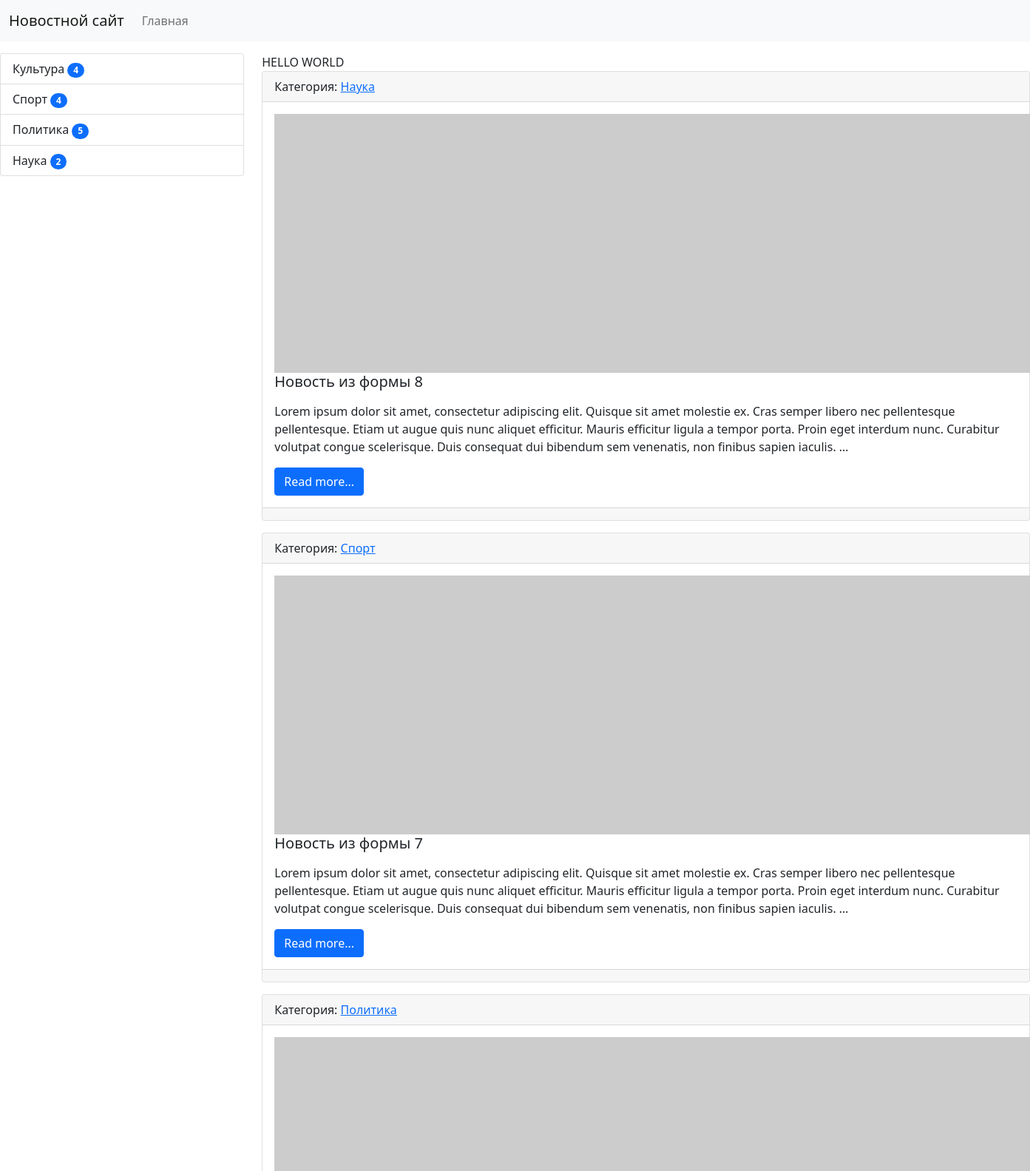
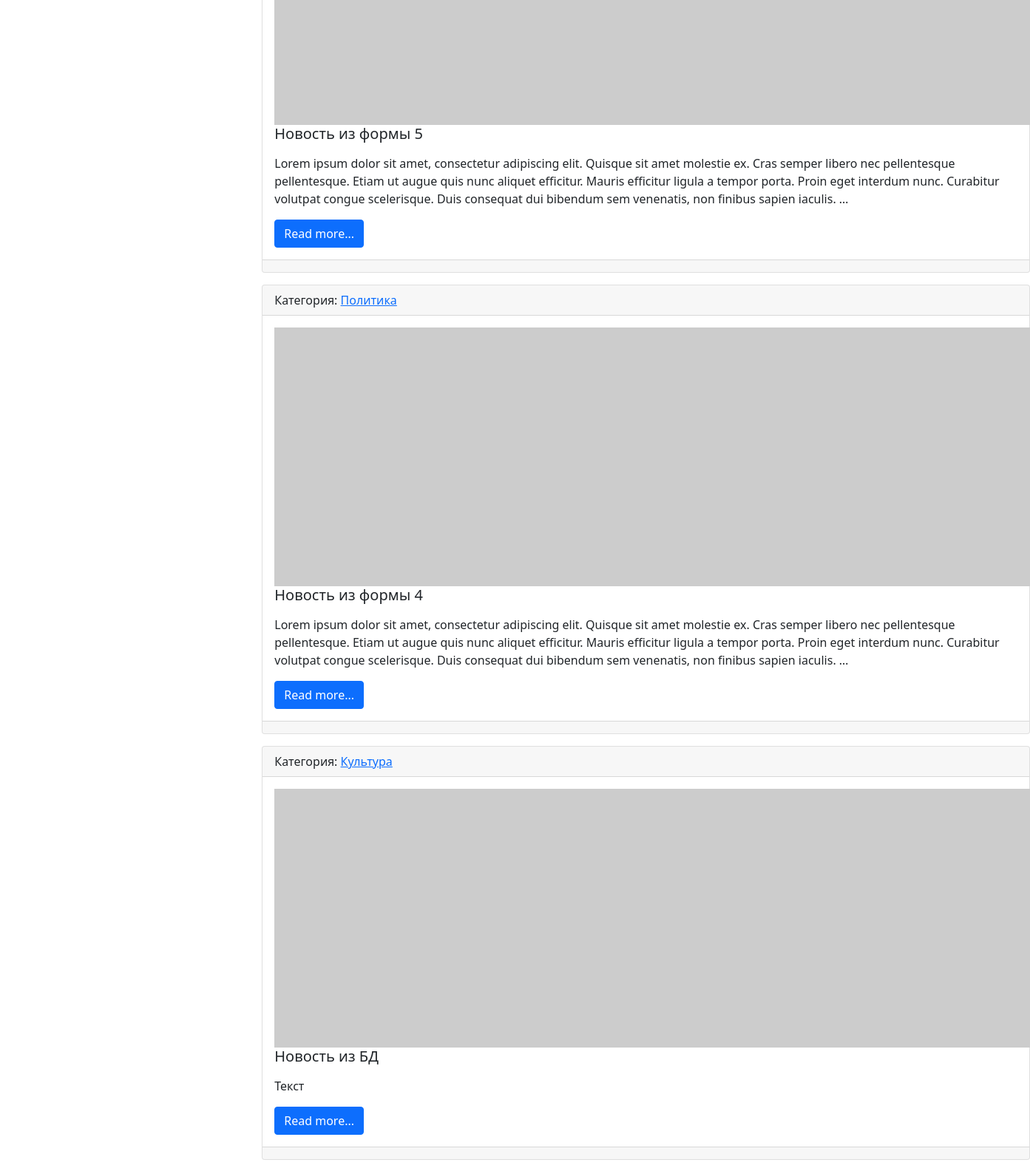
The page / (upper part) on the database its author committed (2 pictures, top to bottom).
### news/models.py (models this page shows, shortened)
class Category(models.Model):
    title = models.CharField(max_length=150, db_index=True, verbose_name='Наименование категории')
    def get_absolute_url(self):
        return reverse('category', kwargs={"category_id": self.pk})
    def __str__(self):
        return self.title
    class Meta:
        verbose_name = 'Категория'
        verbose_name_plural = 'Категории'
        ordering = ['title']

class News(models.Model):
    title = models.CharField(max_length=150, verbose_name='Наименование')
    content = models.TextField(blank=True, verbose_name='Контент')
    created_at = models.DateTimeField(auto_now_add=True, verbose_name='Дата публикации')
    updated_at = models.DateTimeField(auto_now=True, verbose_name='Обновлено')
    photo = models.ImageField(upload_to='photos/%Y/%m/$d/', verbose_name='Фото', blank=True)
    is_published = models.BooleanField(default=True, verbose_name='Опубликовано')
    category = models.ForeignKey('Category', on_delete=models.PROTECT, verbose_name='Категория')
    views = models.IntegerField(default=0)
    def get_absolute_url(self):
        return reverse('view_news', kwargs={"pk": self.pk})
    class Meta:
        verbose_name = 'Новость'
        verbose_name_plural = 'Новости'
        ordering = ['-created_at']

### news/views.py (the view)
# urls.py: path('', HomeNews.as_view(), name='home'),
class HomeNews(MyMixin, ListView):
    model = News
    template_name = 'news/home_news_list.html'
    context_object_name = 'news'
    mixin_prop = 'hello world'
    def get_context_data(self, *, object_list=None, **kwargs):
        context = super(HomeNews, self).get_context_data(**kwargs)
        context['title'] = self.get_upper('Главная страница')
        context['mixin_prop'] = self.get_prop()
        return context
    def get_queryset(self):
        return News.objects.filter(is_published=True).select_related('category')

### news/templatetags/news_tags.py (called while the page is built)
@register.inclusion_tag('news/list_categories.html')
def show_categories(arg1='Hello', arg2='world'):
    categories = Category.objects.annotate(cnt=Count('news')).filter(cnt__gt=0)
    return {"categories": categories, "arg1": arg1, "arg2": arg2}

### news/utils.py (called while the page is built)
    def get_prop(self):
        return self.mixin_prop.upper()

    def get_upper(self, s):
        if isinstance(s, str):
            return s.upper()
        else:
            return s.title.upper()

### news/templates/news/home_news_list.html (shortened to what this page needs)
{% extends 'base.html' %}
{% block sidebar %}
{% include 'include/_sidebar.html' %}
{% endblock %}
{% block content %}
{{ mixin_prop }}
{% for item in news %}
<div class="card mb-3">
    <div class="card-header">
        Категория: <a href="{{ item.category.get_absolute_url }}"> {{ item.category }}</a>
    </div>
    <div class="card-body">
        <div class="media">
            {% if item.photo %}
            <img src="{{ item.photo.url }}" alt="" width="350" class="mr-3">
            {% else %}
            <img src="https://picsum.photos/id/1060/350/235/?blur=2" alt="" class="mr-3">
            {% endif %}
            <div class="media-body">
                <h5 class="card-title">{{ item.title }}</h5>
                <p class="card-text">{{ item.content|safe|linebreaks|truncatewords:50 }}</p>
                <a href="{{ item.get_absolute_url }}" class="btn btn-primary">Read more...</a>
            </div>
        </div>
    </div>
    <div class="card-footer text-muted">
    </div>
</div>
{% endfor %}
{% endblock %}

### news/templates/news/list_categories.html
<div class="list-group">
    {% for item in categories %}
    <a href="{{ item.get_absolute_url }}" class="list-group-item list-group-item-action">{{ item.title }} <span class="badge bg-primary rounded-pill">{{ item.cnt }}</span></a>
    {% endfor %}
</div>

### rows shown on the page
Category: title "Культура", cnt "4"
Category: title "Спорт", cnt "4"
Category: title "Политика", cnt "5"
Category: title "Наука", cnt "2"
News: category "Наука", title "Новость из формы 8", content "Lorem ipsum dolor sit amet, consectetur adipiscing elit. Quisque sit amet molestie ex. Cras semper libero nec pellentesque pellentesque. Etiam ut augue quis nunc aliquet efficitur. Mauris efficitur ligula a tempor porta. Proin eget interdum nunc. Curabitur volutpat congue scelerisque. Duis consequat dui bibendum sem venenatis, non finibus sapien iaculis. …"
News: category "Спорт", title "Новость из формы 7", content "Lorem ipsum dolor sit amet, consectetur adipiscing elit. Quisque sit amet molestie ex. Cras semper libero nec pellentesque pellentesque. Etiam ut augue quis nunc aliquet efficitur. Mauris efficitur ligula a tempor porta. Proin eget interdum nunc. Curabitur volutpat congue scelerisque. Duis consequat dui bibendum sem venenatis, non finibus sapien iaculis. …"
News: category "Политика", title "Новость из формы 5", content "Lorem ipsum dolor sit amet, consectetur adipiscing elit. Quisque sit amet molestie ex. Cras semper libero nec pellentesque pellentesque. Etiam ut augue quis nunc aliquet efficitur. Mauris efficitur ligula a tempor porta. Proin eget interdum nunc. Curabitur volutpat congue scelerisque. Duis consequat dui bibendum sem venenatis, non finibus sapien iaculis. …"
News: category "Политика", title "Новость из формы 4", content "Lorem ipsum dolor sit amet, consectetur adipiscing elit. Quisque sit amet molestie ex. Cras semper libero nec pellentesque pellentesque. Etiam ut augue quis nunc aliquet efficitur. Mauris efficitur ligula a tempor porta. Proin eget interdum nunc. Curabitur volutpat congue scelerisque. Duis consequat dui bibendum sem venenatis, non finibus sapien iaculis. …"
News: category "Культура", title "Новость из БД", content "Текст"

### other values the page prints
{{ mixin_prop }} "HELLO WORLD"
